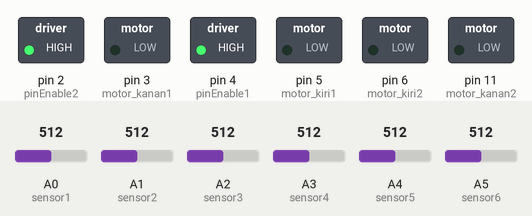
Simulated run of this sketch. Board: Arduino Uno, built with avr-gcc and run on an emulated ATmega328P. Shown: switched loads named in the sketch (green lamp = pin HIGH). The test bench sets the inputs (shaded band); at power-on: A0 (sensor1) = 512, A1 (sensor2) = 512, A2 (sensor3) = 512, A3 (sensor4) = 512, A4 (sensor5) = 512, A5 (sensor6) = 512. What the sketch prints to the serial monitor is not drawn.

Above: at 0.1 s.
Timing chart, 0 to 1.6 s (numbered marks = the images above):
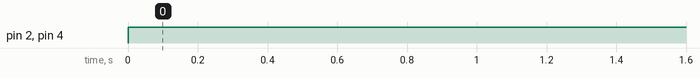

Measured:
- by itself, pin 2 (pinEnable2), pin 4 (pinEnable1): LOW → HIGH at 0.00 s

The sketch:

li_PID_Kasus_P__Proportional___-_Fakhrul_Efendi_-_6702180071.ino
```cpp
/************************************************/

// Modul Praktikum 3 - Sistem Kendali
// Nama Tim			: NKT
// Nama Anggota 1	: Fakhrul Efendi
// Nama Anggota 2	: Iqbal Syaifullah A.
// Versi Program	: 3.0.1

/************************************************/
//Deklarasi variabel sensor
int sensor1 = A0;
int sensor2 = A1;
int sensor3 = A2;
int sensor4 = A3;
int sensor5 = A4;
int sensor6 = A5;
int baca_sensor[6];
int button1 = 8;
int button2 = 9;
int sendat[6];
int sensorBit;

//Variabel motor
int pinEnable1 = 4;//Harus diset HIGH apabila akan diaktifkan
int pinEnable2 = 2;//Harus diset HIGH apabila akan diaktifkan
//Motor Kiri
int motor_kiri1 = 5;//Input motor driver 1 L293D
int motor_kiri2 = 6;//Input motor driver 2 L293D
//Motor Kanan
int motor_kanan1 = 3;//Input motor driver 3 L293D
int motor_kanan2 = 11;//Input motor driver 4 L293D

//Variabel Bantuan
int x;

//Variabel PID
int Kp = 5, Ki = 0, Kd = 0;
int LastError = 0; //Nilai 0 berarti tidak ada error
int error = 0;
int rate_i, rate_d; // Variabel rate untuk I dan D
int KMkanan, KMkiri, KSetPoint = 150;

void setup(){
  //Pinmode input sensor
  pinMode(sensor1, INPUT);//Set pin A0 sebagai input
  pinMode(sensor2, INPUT);//Set pin A1 sebagai input
  pinMode(sensor3, INPUT);//Set pin A2 sebagai input
  pinMode(sensor4, INPUT);//Set pin A3 sebagai input
  pinMode(sensor5, INPUT);//Set pin A4 sebagai input
  pinMode(sensor6, INPUT);//Set pin A5 sebagai input
  //Pinmode output motor
  pinMode(pinEnable1, OUTPUT);//Set pin 4 sebagai output
  pinMode(pinEnable2, OUTPUT);//Set pin 2 sebagai output
  pinMode(motor_kiri1, OUTPUT);//Set pin 5 sebagai output
  pinMode(motor_kiri2, OUTPUT);//Set pin 6 sebagai output
  pinMode(motor_kanan1, OUTPUT);//Set pin 3 sebagai output
  pinMode(motor_kanan2, OUTPUT);//Set pin 11 sebagai output
  //Inisialisasi komunikasi serial
  Serial.begin(9600);//Baud Rate standar 9600
  }

  void readsensor(){ //Fungsi untuk membaca sensor kemudian menyimpan pada array
    baca_sensor[0] = analogRead(sensor1);
    baca_sensor[1] = analogRead(sensor2);
    baca_sensor[2] = analogRead(sensor3);
    baca_sensor[3] = analogRead(sensor4);
    baca_sensor[4] = analogRead(sensor5);
    baca_sensor[5] = analogRead(sensor6);

  delay(10);
  /* Menampilkan data Sensor ke Serial Monitor /
  /  Data Sensor 1-6                           /
  /  Formatting tampilan data sensor           /
  /                                            /
  /	for (x=0; x<=5; x++) {                     /
  /		Serial.println(baca_sensor[x]);        /
  /		Serial.print(" ");                     /
  /		}                                      /
  /                                           */
  for (x=0; x<=5; x++)
  {
    if (baca_sensor[x] < 33)
    {
      sendat[x]=1; //Gelap
    }
    else{
      sendat[x]=0; //Terang
    }
  }
    sensorBit = 0;
    for (x=0; x<=5; x++){
      sensorBit += sendat[x] + (0 << x);
      Serial.println(sensorBit, BIN);
    }
  }

void pv() {
  switch (sensorBit) {
    // i adalah gelap, 0 adalah terang
    // contoh = 0b100000 berarti sensor 1 gelap, sisanya terang
    // Sensor 1 2 3 4 5 6

    case 0b100000: error = -3; break;
    case 0b110000: error = -2; break;
    case 0b010000: error = -1; break;
    //		 ||
    case 0b001100: error = 0; break;
    case 0b001000: error = 0; break;
    case 0b000100: error = 0; break;
    //		 ||
    case 0b000010: error = 1; break;
    case 0b000011: error = 2; break;
    case 0b000001: error = 3; break;

    default: error; break;
  }
}
void loop() {
	digitalWrite(pinEnable1, HIGH);
	digitalWrite(pinEnable2, HIGH);
    //Fungsi deteksi garis
  	follow_line();
}

void follow_line() {
   readsensor(); //Fungsi membaca input sensor
   pv(); // Fungsi membaca output process value
   //Fungsi MV(t) persamaan PID
   rate_d = error - LastError; //Rate untuk D
   rate_i = error + LastError; //Rate untuk I
   LastError = error;
   int moveControl = (Kp * error) + (Ki * rate_i) + (Kd * rate_d);

   KMkanan = KSetPoint - moveControl; //Kecepatan motor Kanan
   KMkiri = KSetPoint + moveControl; //Kecepatan motor Kiri

   setMotor(KMkiri, KMkanan); //Fungsi motor
}
void setMotor(int pwmKiri, int pwmKanan)
{
  int maxpwm;
  //maxpwm di-set 255
  if (pwmKiri > maxpwm){
    pwmKiri = maxpwm;
  }
  else if (pwmKiri < -maxpwm){
    pwmKiri = -maxpwm;
  }
  // Fungsi agar motor tidak bergerak mundur
  if (pwmKiri < 0){
    pwmKiri *= -1;
    analogWrite(motor_kiri2, pwmKiri);
    analogWrite(motor_kiri1, 0);
  }
  else
  {
    analogWrite(motor_kiri2, 0);
    analogWrite(motor_kiri1, pwmKiri);
  }
  if (pwmKanan > maxpwm) {
    pwmKanan = maxpwm;
  }
  else if (pwmKanan < -maxpwm)
  {
    pwmKanan = -maxpwm;
  }
  if (pwmKanan < 0)
  {
    pwmKanan *= -1;
    analogWrite(motor_kanan2, pwmKanan);
    analogWrite(motor_kanan1, 0);
  }
  else
  {
    analogWrite(motor_kanan2, 0);
    analogWrite(motor_kanan1, pwmKanan);
  }
}
```
